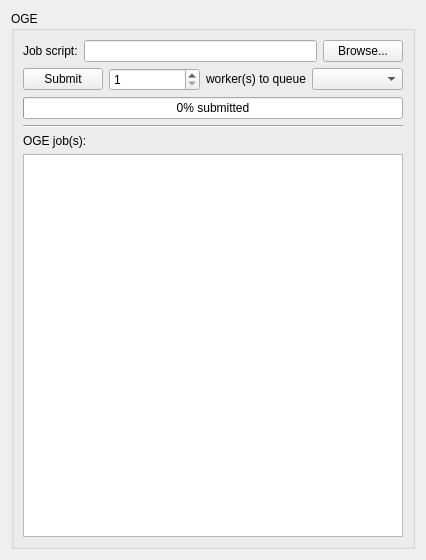
<?xml version="1.0" encoding="UTF-8"?>
<ui version="4.0">
 <class>wgGrid</class>
 <widget class="QWidget" name="wgGrid">
  <property name="geometry">
   <rect>
    <x>0</x>
    <y>0</y>
    <width>426</width>
    <height>560</height>
   </rect>
  </property>
  <property name="windowTitle">
   <string>Form</string>
  </property>
  <layout class="QGridLayout">
   <item row="0" column="0">
    <widget class="QGroupBox" name="groupBox">
     <property name="title">
      <string>OGE</string>
     </property>
     <layout class="QGridLayout">
      <item row="0" column="0">
       <layout class="QVBoxLayout">
        <item>
         <layout class="QHBoxLayout">
          <item>
           <widget class="QLabel" name="label_2">
            <property name="text">
             <string>Job script:</string>
            </property>
           </widget>
          </item>
          <item>
           <widget class="QLineEdit" name="edtJobScriptFileName">
            <property name="text">
             <string/>
            </property>
           </widget>
          </item>
          <item>
           <widget class="QPushButton" name="btnBrowseJobScript">
            <property name="text">
             <string>Browse...</string>
            </property>
           </widget>
          </item>
         </layout>
        </item>
        <item>
         <layout class="QHBoxLayout">
          <item>
           <widget class="QPushButton" name="btnSubmitClient">
            <property name="sizePolicy">
             <sizepolicy hsizetype="Fixed" vsizetype="Fixed">
              <horstretch>0</horstretch>
              <verstretch>0</verstretch>
             </sizepolicy>
            </property>
            <property name="minimumSize">
             <size>
              <width>77</width>
              <height>0</height>
             </size>
            </property>
            <property name="text">
             <string>Submit</string>
            </property>
            <property name="checkable">
             <bool>false</bool>
            </property>
           </widget>
          </item>
          <item>
           <widget class="QSpinBox" name="spinNumWorkers">
            <property name="sizePolicy">
             <sizepolicy hsizetype="Expanding" vsizetype="Fixed">
              <horstretch>0</horstretch>
              <verstretch>0</verstretch>
             </sizepolicy>
            </property>
            <property name="minimumSize">
             <size>
              <width>40</width>
              <height>0</height>
             </size>
            </property>
            <property name="alignment">
             <set>Qt::AlignLeading</set>
            </property>
            <property name="specialValueText">
             <string/>
            </property>
            <property name="minimum">
             <number>1</number>
            </property>
            <property name="value">
             <number>1</number>
            </property>
           </widget>
          </item>
          <item>
           <widget class="QLabel" name="label_4">
            <property name="sizePolicy">
             <sizepolicy hsizetype="Fixed" vsizetype="Fixed">
              <horstretch>0</horstretch>
              <verstretch>0</verstretch>
             </sizepolicy>
            </property>
            <property name="text">
             <string>worker(s) to queue</string>
            </property>
            <property name="alignment">
             <set>Qt::AlignLeading|Qt::AlignLeft|Qt::AlignVCenter</set>
            </property>
           </widget>
          </item>
          <item>
           <widget class="QComboBox" name="queuesList">
            <property name="sizePolicy">
             <sizepolicy hsizetype="Expanding" vsizetype="Fixed">
              <horstretch>0</horstretch>
              <verstretch>0</verstretch>
             </sizepolicy>
            </property>
           </widget>
          </item>
         </layout>
        </item>
        <item>
         <widget class="QProgressBar" name="progressSubmittedJobs">
          <property name="value">
           <number>0</number>
          </property>
          <property name="orientation">
           <enum>Qt::Horizontal</enum>
          </property>
          <property name="format">
           <string>%p% submitted</string>
          </property>
         </widget>
        </item>
        <item>
         <widget class="Line" name="line">
          <property name="orientation">
           <enum>Qt::Horizontal</enum>
          </property>
         </widget>
        </item>
        <item>
         <widget class="QLabel" name="label">
          <property name="text">
           <string>OGE job(s):</string>
          </property>
         </widget>
        </item>
        <item>
         <widget class="QTreeView" name="treeJobs">
          <property name="alternatingRowColors">
           <bool>false</bool>
          </property>
          <property name="uniformRowHeights">
           <bool>true</bool>
          </property>
         </widget>
        </item>
       </layout>
      </item>
     </layout>
    </widget>
   </item>
  </layout>
 </widget>
 <tabstops>
  <tabstop>edtJobScriptFileName</tabstop>
  <tabstop>btnBrowseJobScript</tabstop>
  <tabstop>btnSubmitClient</tabstop>
  <tabstop>treeJobs</tabstop>
 </tabstops>
 <resources/>
 <connections/>
</ui>
